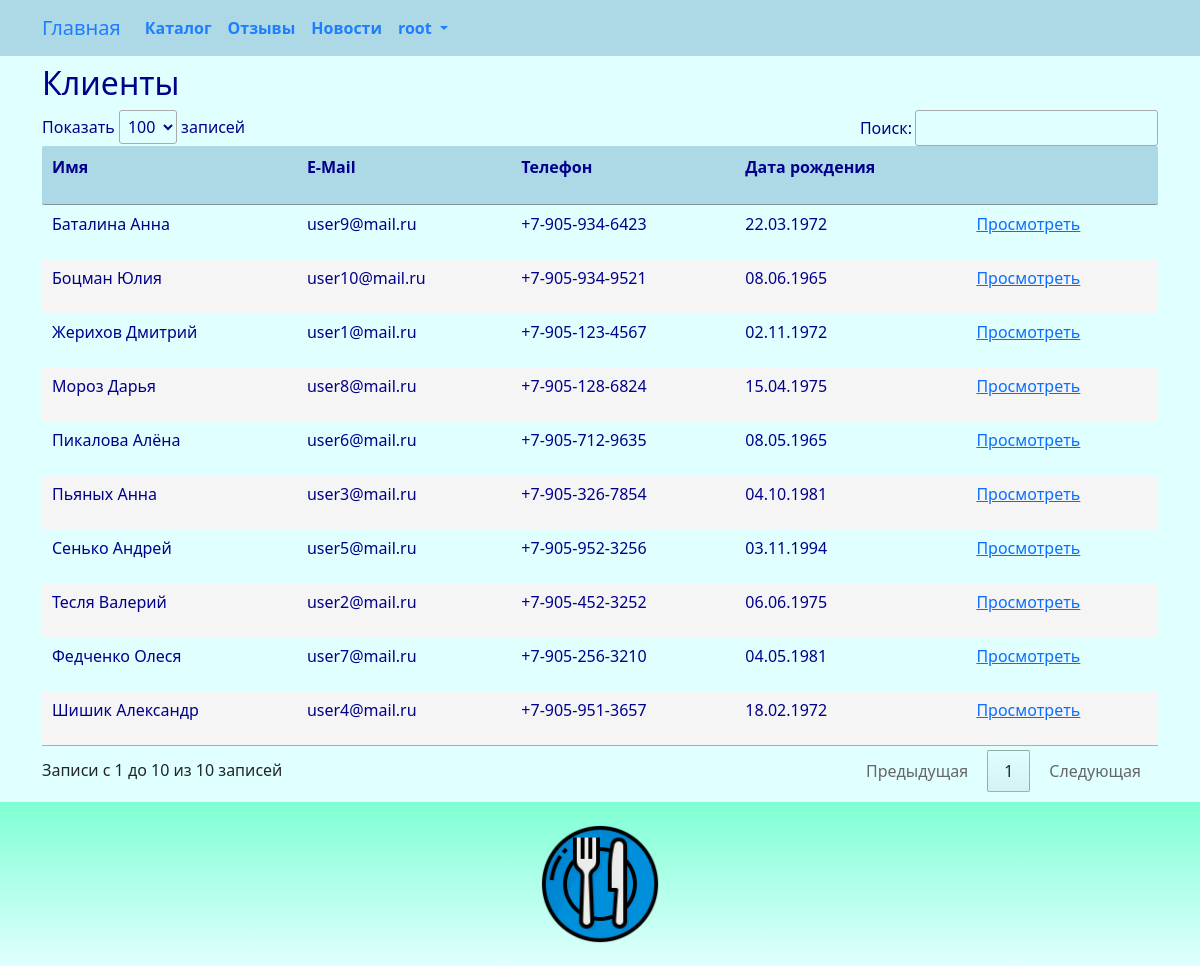
/client/index/ (signed in), run on the app's committed database.
### star/models.py (models this page shows, shortened)
class Client(models.Model):
    email = models.CharField(_('client_email'), max_length=128)
    password = models.CharField(_('password'), max_length=128)
    name = models.CharField(_('client_name'), max_length=128)
    phone = models.CharField(_('client_phone'), max_length=32)
    birthday = models.DateTimeField(_('birthday'))
    class Meta:
        db_table = 'client'
        indexes = [
            models.Index(fields=['email']),
            models.Index(fields=['name']),
        ]
        ordering = ['name']

### star/views.py (the view)
# urls.py: path('client/index/', views.client_index, name='client_index'),
@login_required
@group_required("Managers")
def client_index(request):
    try:
        client = Client.objects.all().order_by('name')
        return render(request, "client/index.html", {"client": client,})
    except Exception as exception:
        print(exception)
        return HttpResponse(exception)

### star/views.py (called while the page is built)
def group_required(*group_names):
    def in_groups(u):
        if u.is_authenticated:
            if bool(u.groups.filter(name__in=group_names)) | u.is_superuser:
                return True
        return False
    return user_passes_test(in_groups, login_url='403')

### templates/client/index.html (shortened to what this page needs)
{% extends "base.html" %}
{% load i18n %}
{% block content %}
<h2>{% trans "clients" %}</h2>
{% if client.count > 0 %}
<div class="row">
	<table id="myTable" class="table-manager" style="width:100%">
		<thead>
			<tr>
				<th><p>{% trans "name" %}</p></th>
				<th><p>{% trans "email" %}</p></th>
				<th><p>{% trans "phone" %}</p></th>
				<th><p>{% trans "birthday" %}</p></th>
				<th><p></p></th>
			</tr>
		</thead>
		<tbody>
			{% for n in client %}
			<tr>
				<td>
					<p>{{ n.name }}</p>
				</td>
				<td>
					<p>{{ n.email }}</p>
				</td>
				<td>
					<p>{{ n.phone }}</p>
				</td>
				<td>
					<p>{{ n.birthday | date:"d.m.Y" }}</p>
				</td>
				<td>
					<p>
					<a href="{% url 'client_read' n.id %}">{% trans "View" %}</a>
					</p>
				</td>
			</tr>
			{% endfor %}
		</tbody>
	</table>
</div>
{% endif %}
{% endblock content %}

### templates/base.html (shortened to what this page needs)
{% load static %}
{% load i18n %}
<html>
<head>
	<link href="https://cdn.jsdelivr.net/npm/bootstrap@5.0.2/dist/css/bootstrap.min.css" rel="stylesheet">
	<link rel="stylesheet" href="{% static 'css/styles.css' %}" />
	<link rel="stylesheet" href="{% static 'css/choosen.css' %}" />
</head>
<nav class="navbar navbar-expand-lg justify-content-center">
	<div class="container">
		<div class="collapse navbar-collapse" id="mainMenu">
			<ul class="navbar-nav me-auto mb-2 mb-lg-0">
				<a class="navbar-brand" href="{{ HTTP_HOST }}/">{% trans "Home" %}</a>
				<li class="nav-item">
					<a class="nav-link" href="{% url 'catalog_list' %}">{% trans "catalog" %}</a>
				</li>
				<li class="nav-item">
					<a class="nav-link" href="{% url 'review_list' %}">{% trans "reviews" %}</a>
				</li>
				<li class="nav-item">
					<a class="nav-link" href="{% url 'news_list' %}">{% trans "newss" %}</a>
				</li>
				{% if user.is_authenticated %}
				<li class="nav-item dropdown">
					<a class="nav-link dropdown-toggle" href="#" id="navbarDropdown" role="button" data-bs-toggle="dropdown" aria-expanded="false">
						{{ user.username }}
					</a>
				</li>
				{% else %}
				<form class="form-inline ml-auto">
					<a href="{% url 'login' %}" class="btn btn-outline-secondary">{% trans "Log In" %}</a>
				</form>
				{% endif %}
			</ul>
		</div>
	</div>
</nav>
<body>
	<div class="container">
		{% block content%}{% endblock content %}
	</div>
</body>
<footer class="container-fluid text-center bg-lightgray">
	<div class="copyrights">
		<img src="{% static 'images/logo.png' %}" alt="logo" style="height:144px; padding: 10px;">
	</div>
</footer>
<link rel="stylesheet" href="https://cdn.datatables.net/1.11.2/css/jquery.dataTables.min.css">
<link href="{% static 'css/jquery.fancybox.min.css' %}" rel="stylesheet">
</html>

### static/css/styles.css (style rules this page uses)
:root { --navbar-background-color: LightBlue; --navbar-text-color: #1F7EFE; --main-background-color-light: LightCyan; --main-background-color-dark: LightBlue; --main-text-color: DarkBlue; --main-header-color: DarkBlue; --main-text-attention-color: Purple; --footer-background-color-light: LightCyan; --footer-background-color-dark: Aquamarine; --footer-text-color: Teal; --card-background-color-light: LightCyan; --card-background-color-dark: LightBlue; --card-text-color: SeaGreen; --table-background-color-light: LightCyan; --table-background-color-dark: #F5F5F5; --table-text-color: DarkBlue; --star-size: 30px; --star-color: LightYellow; --star-background: Yellow ; }
.navbar { background-color: var(--navbar-background-color); color: var(--navbar-text-color); }
.navbar .navbar-nav, .navbar .navbar-nav .navbar-text { color: var(--navbar-text-color); }
.navbar ul { background-color: var(--navbar-background-color); color: var(--navbar-text-color); }
.navbar li { background-color: var(--navbar-background-color); color: var(--navbar-text-color); }
.navbar a { background-color: var(--navbar-background-color); color: var(--navbar-text-color); }
.navbar-brand { background-color: var(--navbar-background-color); color: var(--navbar-text-color); }
.nav-item { background-color: var(--navbar-background-color); color: var(--navbar-text-color); font-weight: bold; }
body { background-color: var(--main-background-color-light); }
h1, h2, h3, h4, h5, h6 { color: var(--main-header-color); }
p, ul, li, label { color: var(--main-text-color); }
.table-manager tbody { width: 100%; background-color: var(--main-background-color-light); border: none; margin-top: 20px; margin-bottom: 20px; }
.table-manager thead th { background-color: var(--main-background-color-dark); color: var(--main-text-color); font-weight: bold; text-align: left; padding: 10px; }
.table-manager thead tr th:first-child { border-radius: 2px 0 0 2px; }
.table-manager thead tr th:last-child { border-radius: 0 2px 2px 0; }
.table-manager tbody td { text-align: left; border: none; padding: 5px 5px; vertical-align: top; }
.table-manager tbody tr:nth-child(odd) { background: var(--table-background-color-light); }
.table-manager tbody tr:nth-child(even) { background: var(--table-background-color-dark); }
.table-manager tbody tr td:first-child { border-radius: 2px 0 0 2px; }
.table-manager tbody tr td:last-child { border-radius: 0 2px 2px 0; }
footer { background-image: linear-gradient(top, var(--footer-background-color-dark), var(--footer-background-color-light)); background-image: -o-linear-gradient(top, var(--footer-background-color-dark), var(--footer-background-color-light)); background-image: -moz-linear-gradient(top, var(--footer-background-color-dark), var(--footer-background-color-light)); background-image: -webkit-linear-gradient(top, var(--footer-background-color-dark), var(--footer-background-color-light)); margin-top: 10px; padding: 10px; }

### data on the page
Client: name "Баталина Анна", email "user9@mail.ru", phone "+7-905-934-6423", birthday "22.03.1972"
Client: name "Боцман Юлия", email "user10@mail.ru", phone "+7-905-934-9521", birthday "08.06.1965"
Client: name "Жерихов Дмитрий", email "user1@mail.ru", phone "+7-905-123-4567", birthday "02.11.1972"
Client: name "Мороз Дарья", email "user8@mail.ru", phone "+7-905-128-6824", birthday "15.04.1975"
Client: name "Пикалова Алёна", email "user6@mail.ru", phone "+7-905-712-9635", birthday "08.05.1965"
Client: name "Пьяных Анна", email "user3@mail.ru", phone "+7-905-326-7854", birthday "04.10.1981"
Client: name "Сенько Андрей", email "user5@mail.ru", phone "+7-905-952-3256", birthday "03.11.1994"
Client: name "Тесля Валерий", email "user2@mail.ru", phone "+7-905-452-3252", birthday "06.06.1975"
Client: name "Федченко Олеся", email "user7@mail.ru", phone "+7-905-256-3210", birthday "04.05.1981"
Client: name "Шишик Александр", email "user4@mail.ru", phone "+7-905-951-3657", birthday "18.02.1972"

### other printed values
{{ user.username }} "root"
